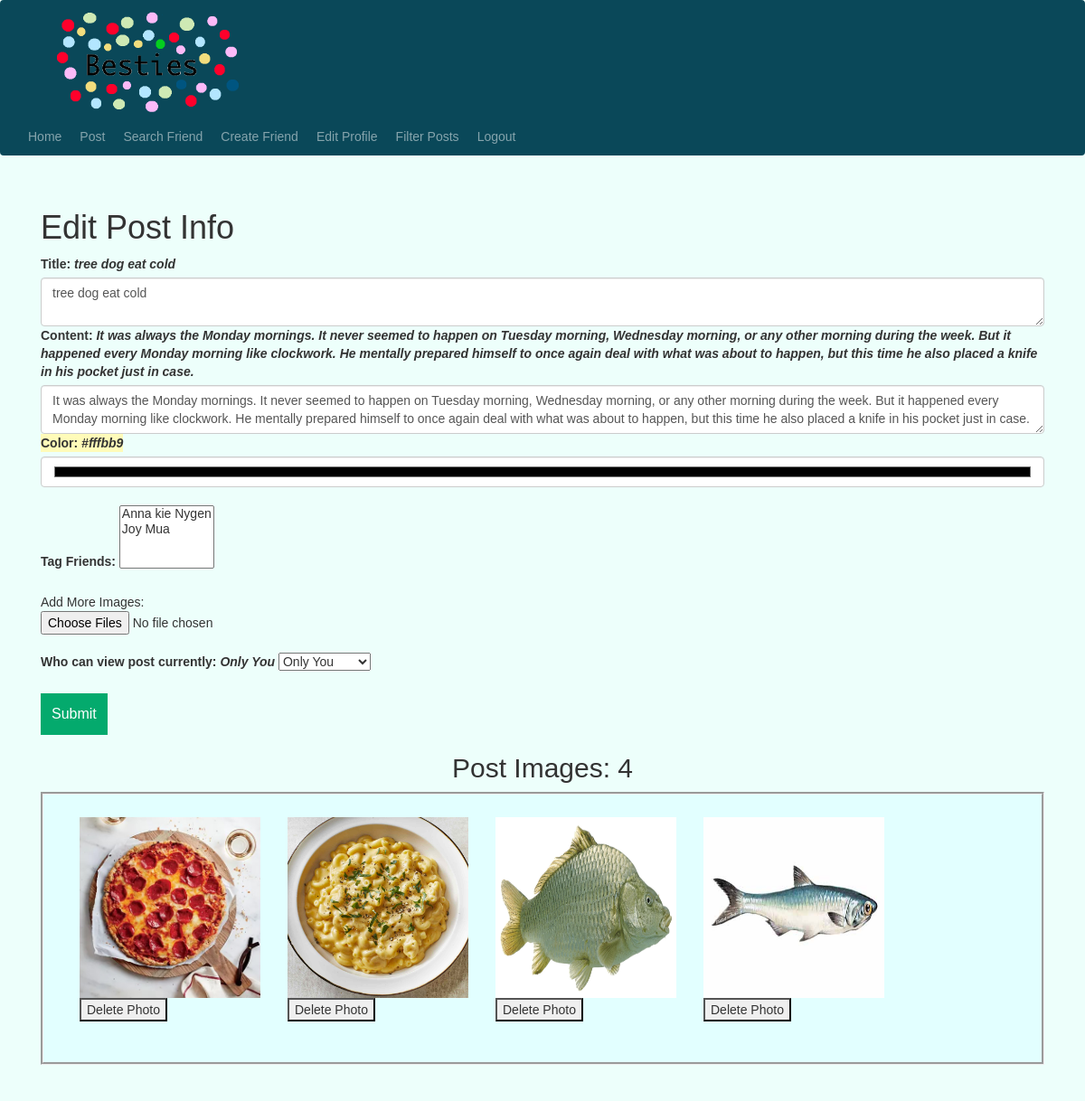
Screenshot of /edit-post/1 (signed in) with the database file from the repository.
### setup/models.py (models this page shows)
class Post(db.Model):
    id = db.Column(db.Integer, primary_key=True)
    date = db.Column(db.DateTime(timezone=True), default=func.now())
    title = db.Column(db.String(30))
    text = db.Column(db.String(1000))
    image = db.Column(db.String(20))
    post_categories = db.Column(MutableList.as_mutable(PickleType), default=[])
    post_images = db.Column(MutableList.as_mutable(PickleType), default=[])
    post_privacy = db.Column(db.String(20))
    color = db.Column(db.String(20))
    user_id = db.Column(db.Integer, db.ForeignKey('user.id'))
    friends_tagged = db.Column(MutableList.as_mutable(PickleType), default=[])

### setup/features.py (the view, shortened to what this page needs)
@features.route('/edit-post/<int:post_id>', methods=['GET', 'POST'])
@login_required
def edit_post(post_id):
    post = Post.query.filter_by(id=post_id).first()
    return render_template('edit_post.html', user=current_user, post=post)

### setup/__init__.py (called while the page is built)
def create_app():
    app = Flask(__name__)
    app.config['SECRET KEY'] = 'iudsdbciud ccdoi'
    app.config['SQLALCHEMY_DATABASE_URI'] = f'sqlite:///{DB_NAME}'
    db.init_app(app)
    from .features import features
    from .authorization import authorization
    app.register_blueprint(features, url_prefix='/')
    app.register_blueprint(authorization, url_prefix='/')
    from .models import User
    with app.app_context():
        db.create_all()
    login_manager = LoginManager()
    login_manager.login_view = 'authorization.login'
    login_manager.init_app(app)
    @login_manager.user_loader
    def load_user(id):
        return User.query.get(int(id))
    return app

### setup/templates/edit_post.html (shortened to what this page needs)
{% extends "base.html" %}
{% block content %}
<form action="{{ url_for('features.edit_post', post_id=post.id) }}" method="POST" enctype="multipart/form-data">
    <h1>Edit Post Info</h1>
    <label for="title">Title: <i>{{ post.title }}</i></label>
    <textarea   type="title"
                class="form-control"
                id="title"
                name="title">{{ post.title }}</textarea>
    <label for="text">Content: <i>{{ post.text }}</i></label>
    <textarea   type="text"
                class="form-control"
                id="text"
                name="text">{{ post.text }}</textarea>
    <label for="color" style="background-color: {{ post.color }};">Color: <i>{{ post.color }}</i></label>
    <input type="color"
           id="color"
           name="color"
           class="form-control"
           placeholder="ENTER POST COLOR">
    <br />
    {% set lst = [] %}
    <label for="tagged_friends">Tag Friends:
    </label>
    <select class="selectpicker" id="tagged_friends" name="tagged_friends" data-live-search="true" multiple>
        {% for friend in user.friends_list %}
            {% if friend.id in lst %}
                <option value="{{ friend.id }}" selected>
                    {{ friend.first_name }}
                    {% if friend.middle_name %}
                        {{ friend.middle_name }}
                    {% endif %}
                    {{ friend.last_name }}
                </option>
            {% else %}
                <option value="{{ friend.id }}">
                </option>
            {% endif %}
        {% endfor %}
    </select>
    <br />
    <br />
    <lable for="file">Add More Images: </lable>
    <input type="file" name="file" accept="image/*" multiple/>
    <br />
    <label for="post_privacy">Who can view post currently: <i>{{ post.post_privacy }}</i></label>
    <select class="selectpicker" id="post_privacy" name="post_privacy">
        {% for privacy_choice in ["Only You", "Friends Only", "Everyone"] %}
            {% if privacy_choice == post.post_privacy %}
                <option selected>{{ privacy_choice }}</option>
            {% else %}
                <option>{{ privacy_choice }}</option>
            {% endif %}
        {% endfor %}
    </select>
    <br />
    <br />
    <button type="submit" class="btn-search">Submit</button>
</form>
{% if post.post_images|length != 0 %}
<h2 align="center">Post Images: {{ post.post_images|length }}</h2>
<div class="groove">
    {% for image in post.post_images %}
        <div style="float: left;">
            <form action="{{ url_for('features.remove_post_image', post_id=post.id) }}" method="POST">
                <div  style="padding-right: 30px;">
                    <img class="img-responsive" src="{{ url_for('features.send_image', filename=image) }}" style="width: 200px; height: 200px;">
                </div>
                <button type="submit">Delete Photo</button>
            </form>
            <br />
        </div>
    {% endfor %}
</div>
{% endif %}
<br />
<br />
{% endblock %}

### setup/static/style.css (style rules this page uses)
* { box-sizing: border-box; }
.groove { background-color: #E2FFFF; border-style: groove; padding-left: 40px; padding-top: 25px; padding-bottom: 15px; padding-right: 40px; }
.btn-search { background-color: #04AA6D; color: white; padding: 12px; font-size: 16px; border: none; cursor: pointer; }
* { box-sizing: border-box }
body { font-family: Verdana, sans-serif; margin:0 }
img { vertical-align: middle; }

### rows the page displays
Post: title "tree dog eat cold", text "It was always the Monday mornings. It never seemed to happen on Tuesday morning, Wednesday morning, or any other morning during the week. But it happened every Monday morning like clockwork. He mentally prepared himself to once again deal with what was about to happen, but this time he also placed a knife in his pocket just in case.", color "#fffbb9", post_privacy "Only You"

### other values shown
{{ post.post_images|length }} "4"
